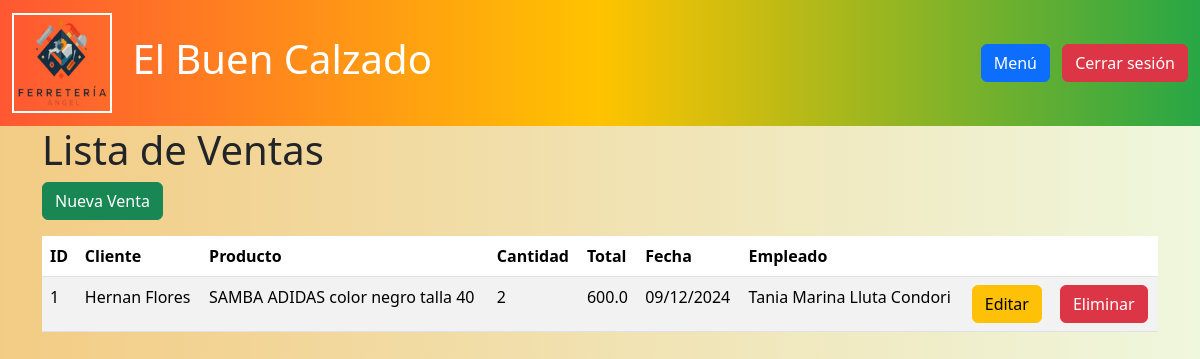
/ventas/, run on the app's committed database.
### models/venta_model.py (models this page shows, shortened)
class Venta(db.Model):
    __tablename__ = "ventas"
    id = db.Column(db.Integer, primary_key=True)
    cliente_id = db.Column(db.Integer, db.ForeignKey('clientes.id'), nullable=False)
    producto_id = db.Column(db.Integer, db.ForeignKey('productos.id'), nullable=False)
    cantidad = db.Column(db.Integer, nullable=False)
    total = db.Column(db.Float, nullable=False)  # Nuevo campo
    fecha = db.Column(db.DateTime, nullable=False)
    empleado_id = db.Column(db.Integer, db.ForeignKey('usuarios.id'), nullable=False)  # Nuevo campo
    cliente = db.relationship('Cliente', back_populates='ventas')
    producto = db.relationship('Producto', back_populates='ventas')
    empleado = db.relationship('Usuario', back_populates='ventas')  # Relación con usuarios
    facturas = db.relationship('Factura', back_populates='venta')  # Relación uno a uno con facturas
    @staticmethod
    def get_all():
        return Venta.query.all()

### models/cliente_model.py (models this page shows, shortened)
class Cliente(db.Model):
    __tablename__ = "clientes"
    id = db.Column(db.Integer,primary_key=True)
    nombre = db.Column(db.String(80),nullable=False)
    ci_nit = db.Column(db.String(20), nullable=False)
    email = db.Column(db.String(100),nullable=False)
    telefono = db.Column(db.String(20),nullable=False)
    facturas = db.relationship('Factura', back_populates='cliente')
    ventas = db.relationship('Venta',back_populates='cliente')

### models/producto_model.py (models this page shows, shortened)
class Producto(db.Model):
    __tablename__ = "productos"
    id = db.Column(db.Integer, primary_key=True)
    nombre = db.Column(db.String(100), nullable=False)
    descripcion = db.Column(db.String(120), nullable=False)
    precio = db.Column(db.Float(11, 2), nullable=False)
    stock = db.Column(db.Integer, nullable=False)
    ventas = db.relationship('Venta', back_populates='producto')
    compras = db.relationship('Compra', back_populates='producto')
    facturas = db.relationship('Factura', back_populates='producto')

### models/usuario_model.py (models this page shows, shortened)
class Usuario(db.Model):
    __tablename__ = "usuarios"
    id = db.Column(db.Integer,primary_key=True)
    nombre = db.Column(db.String(80),nullable=False)
    username = db.Column(db.String(50),nullable=False)
    password = db.Column(db.String,nullable=False)
    rol = db.Column(db.String(20),nullable=False)
    ventas = relationship("Venta", back_populates="empleado")

### controllers/venta_controller.py (the view)
@venta_bp.route("/")
def index():
    ventas = Venta.get_all()
    return venta_view.list(ventas)

### run.py (called while the page is built)
@app.context_processor
def inject_active_path():
    def is_active(path):
        return 'active' if request.path == path else ''
    return(dict(is_active =  is_active))

### views/venta_view.py (called while the page is built)
def list(ventas):
    return render_template('ventas/index.html' , ventas=ventas)

### templates/ventas/index.html (shortened to what this page needs)
{% extends 'base.html' %}
{% block content %}
<h1>Lista de Ventas</h1>
<a href="{{ url_for('venta.create') }}" class="btn btn-success mb-3">Nueva Venta</a>
<table class="table table-striped">
    <thead>
        <tr>
            <th>ID</th>
            <th>Cliente</th>
            <th>Producto</th>
            <th>Cantidad</th>
            <th>Total</th>
            <th>Fecha</th>
            <th>Empleado</th>
            <th></th>
            <th></th>
        </tr>
    </thead>
    <tbody>
        {% for item in ventas %}
        <tr>
            <td>{{ item.id }}</td>
            <td>{{ item.cliente.nombre }}</td>
            <td>{{ item.producto.descripcion }}</td>
            <td>{{ item.cantidad }}</td>
            <td>{{ item.total }}</td>
            <td>{{ item.fecha.strftime('%d/%m/%Y') }}</td>
            <td>{{ item.empleado.username }}</td>
            <td>
                <a href="{{ url_for('venta.edit', id=item.id) }}" class="btn btn-warning">Editar</a>
            </td>
            <td>
                <a href="{{ url_for('venta.delete', id=item.id) }}" class="btn btn-danger">Eliminar</a>
            </td>
        </tr>
        {% endfor %}
    </tbody>
</table>
{% endblock %}

### templates/base.html (style rules this page uses)
body { background: linear-gradient(to right, #f3cc84, #eff7dd); min-height: 100vh; }

### data on the page
Venta: id "1", cliente.nombre "Hernan Flores", producto.descripcion "SAMBA ADIDAS color negro talla 40", cantidad "2", total "600.0", fecha "09/12/2024", empleado.username "Tania Marina Lluta Condori"
